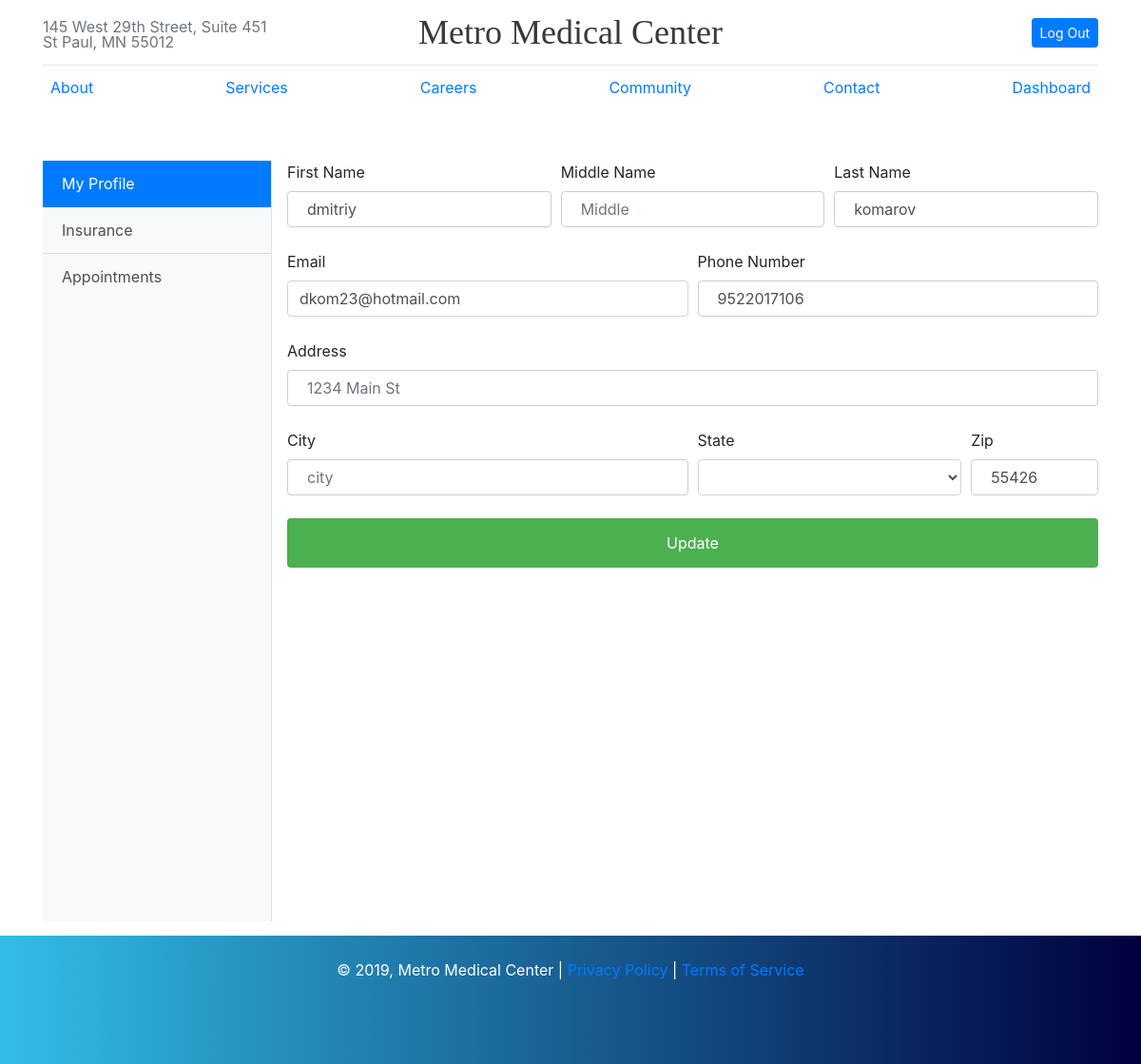
/metromed/public/userprofile/index.php (signed in), run on the app's committed database.
### tables this page shows
CREATE TABLE user (
    user_id int NOT NULL AUTO_INCREMENT,
    email varchar(50) NOT NULL UNIQUE KEY,
    password varchar(255) NOT NULL,
    role tinyint DEFAULT 1,
    CHECK (role BETWEEN 1 AND 3),
    enabled int DEFAULT NULL,
    PRIMARY KEY (user_id),
    FOREIGN KEY (user_id) REFERENCES user_info(user_id)
);

CREATE TABLE user_info (
    user_id int NOT NULL AUTO_INCREMENT ,
    f_name varchar(50) NOT NULL,
    l_name varchar(50) NOT NULL,
    m_name varchar(50),
    address varchar(255) NOT NULL,
    city varchar(50) NOT NULL,
    state varchar(50) NOT NULL,
    zip varchar(50) NOT NULL,
    phone_number bigint NOT NULL,
    dob DATE NOT NULL,
    ins_id int DEFAULT NULL,
    policy_number varchar(50) DEFAULT NULL,
    PRIMARY KEY (user_id),
    FOREIGN KEY (ins_id) REFERENCES insurance(ins_id)
);

### metromed/private/functions.php (called while the page is built, shortened)
<?php
function url_for($script_path) {
  if($script_path[0] != '/') {
    $script_path = "/" . $script_path;
  }
  return WWW_ROOT . $script_path;
}
function u($string="") {
  return urlencode($string);
}
function h($string="") {
  return htmlspecialchars($string);
}
?>

### metromed/private/query_functions.php (called while the page is built, shortened)
<?php
  function find_user_by_id_2($id) {
    global $db;
    $sql = "SELECT u.*, i.* FROM user_info AS i, user AS u ";
    $sql .= "WHERE i.user_id='" . $id . "'" . " AND u.user_id='" . $id . "'";
    $sql .= ";";
    $result = mysqli_query($db, $sql);
    $user = mysqli_fetch_assoc($result);
    return $user;
  }
?>

### metromed/public/userprofile/index.php (the view, shortened to what this page needs)
<?php
require_once('../../private/initialize.php');
include(SHARED_PATH . '/metromed_header.php');
$u_id = $_SESSION['user_id'];
if(is_post()) {
  $user = array();
  $user['f_name'] = $_POST['f_name'] ?? '';
  $user['f_name'] = $_POST['f_name'] ?? '';
  $user['l_name'] = $_POST['l_name'] ?? '';
  $user['m_name'] = $_POST['m_name'] ?? '';
  $user['address'] = $_POST['address'] ?? '';
  $user['city'] = $_POST['city'] ?? '';
  $user['state'] = $_POST['state'] ?? '';
  $user['zip'] = $_POST['zip'] ?? '';
  $user['phone_number'] = $_POST['phone_number'] ?? '';
  $user['user_id'] = $_SESSION['user_id'] ?? '';
  $user['email'] = $_POST['email'] ?? '';
  $result = update_user($user);
  redirect_to(url_for('/userprofile.php'));
} else {
  $user_id = find_user_by_id_2($u_id);
}
?>
<div class="d-flex pt-5" id="wrapper">
  <div class="bg-light border-right" id="sidebar-left">
    <div class="list-group list-group-flush">
      <a href="<?php echo url_for('userprofile/index.php') ?>" class="list-group-item list-group-item-action active">My Profile</a>
      <?php
        if ($_SESSION['role'] == "1") {
          echo '<a href="';
          echo url_for('userprofile/insurance.php');
          echo '"';
          echo 'class="list-group-item list-group-item-action bg-light">Insurance</a>';
        }
      ?>
      <a href="<?php echo url_for('userprofile/appointment.php') ?>" class="list-group-item list-group-item-action bg-light">Appointments</a>
    </div>
  </div>
  <div class="page-content">
    <form class="ml-3" action="<?php echo url_for('userprofile.php?user_id=' . h(u($u_id))); ?>" method="post">
      <div class="form-row">
        <div class="form-group col-md-4">
          <label for="f_name">First Name</label>
          <input type="text" class="form-control" name="f_name" id="f_name" placeholder="First" value="<?php echo h($user_id['f_name']); ?>">
        </div>
        <div class="form-group col-md-4">
          <label for="m_name">Middle Name</label>
          <input type="text" class="form-control" name="m_name" id="m_name" placeholder="Middle" value="<?php echo h($user_id['m_name']); ?>">
        </div>
        <div class="form-group col-md-4">
          <label for="l_name">Last Name</label>
          <input type="text" class="form-control" name="l_name" id="l_name" placeholder="Last" value="<?php echo h($user_id['l_name']); ?>">
        </div>
      </div>
      <div class="form-row">
        <div class="form-group col-md-6">
          <label for="email">Email</label>
          <input type="email" class="form-control" name="email" id="email" placeholder="Email" value="<?php echo h($user_id['email']); ?>">
        </div>
        <div class="form-group col-md-6">
          <label for="phone_number">Phone Number</label>
          <input type="text" class="form-control" name="phone_number" id="phone_number" placeholder="Phone" value="<?php echo h($user_id['phone_number']); ?>">
        </div>
      </div>
      <div class="form-group">
        <label for="address">Address</label>
        <input type="text" class="form-control" name="address" id="address" placeholder="1234 Main St" value="<?php echo h($user_id['address']); ?>">
      </div>
      <div class=" form-row">
        <div class="form-group col-md-6">
          <label for="city">City</label>
          <input type="text" class="form-control" name="city" id="city" placeholder="city" value="<?php echo h($user_id['city']); ?>">
        </div>
        <div class="form-group col-md-4">
          <label for="state">State</label>
          <select name="state" class="form-control">
            <option selected>
            </option>
            <option value="Alabama">Alabama</option>
          </select>
        </div>
        <div class="form-group col-md-2">
          <label for="zip">Zip</label>
          <input type="text" class="form-control" name="zip" id="zip" placeholder="zipcode" value="<?php echo h($user_id['zip']); ?>">
        </div>
      </div>
      <div id="operations">
      <input type="submit" class="btn btn-primary" value="Update" />
      </div>
    </form>
  </div>
</div>
<?php include(SHARED_PATH . '/metromed_footer.php'); ?>

### metromed/public/assets/css/metromed.css (style rules this page uses)
body { min-height: 100vh; position: relative; margin: 0; padding-bottom: 150px; }
#sidebar-left { min-height: 100vh; margin-left: -15rem; -webkit-transition: margin .25s ease-out; -moz-transition: margin .25s ease-out; -o-transition: margin .25s ease-out; transition: margin .25s ease-out; }
#sidebar-left .list-group { width: 15rem; }
.page-content { min-width: 100vw; }
@media (min-width: 768px) { #sidebar-left { margin-left: 0; } }
@media (min-width: 768px) { .page-content { min-width: 0; width: 100%; } }
input[type=text], input[type=tel], input[type=date], input[type=password], select { width: 100%; padding: 12px 20px; margin-bottom: .5rem; display: inline-block; border: 1px solid #ccc; border-radius: 4px; box-sizing: border-box; }
input[type=submit] { width: 100%; background-color: #4caf50; color: white; padding: 14px 20px; margin-bottom: .5rem; border: none; border-radius: 4px; cursor: pointer; }

### data on the page
user: f_name "dmitriy", l_name "komarov", email "dkom23@hotmail.com", phone_number "9522017106", zip "55426"

### other printed values
Date('Y') "2019"
